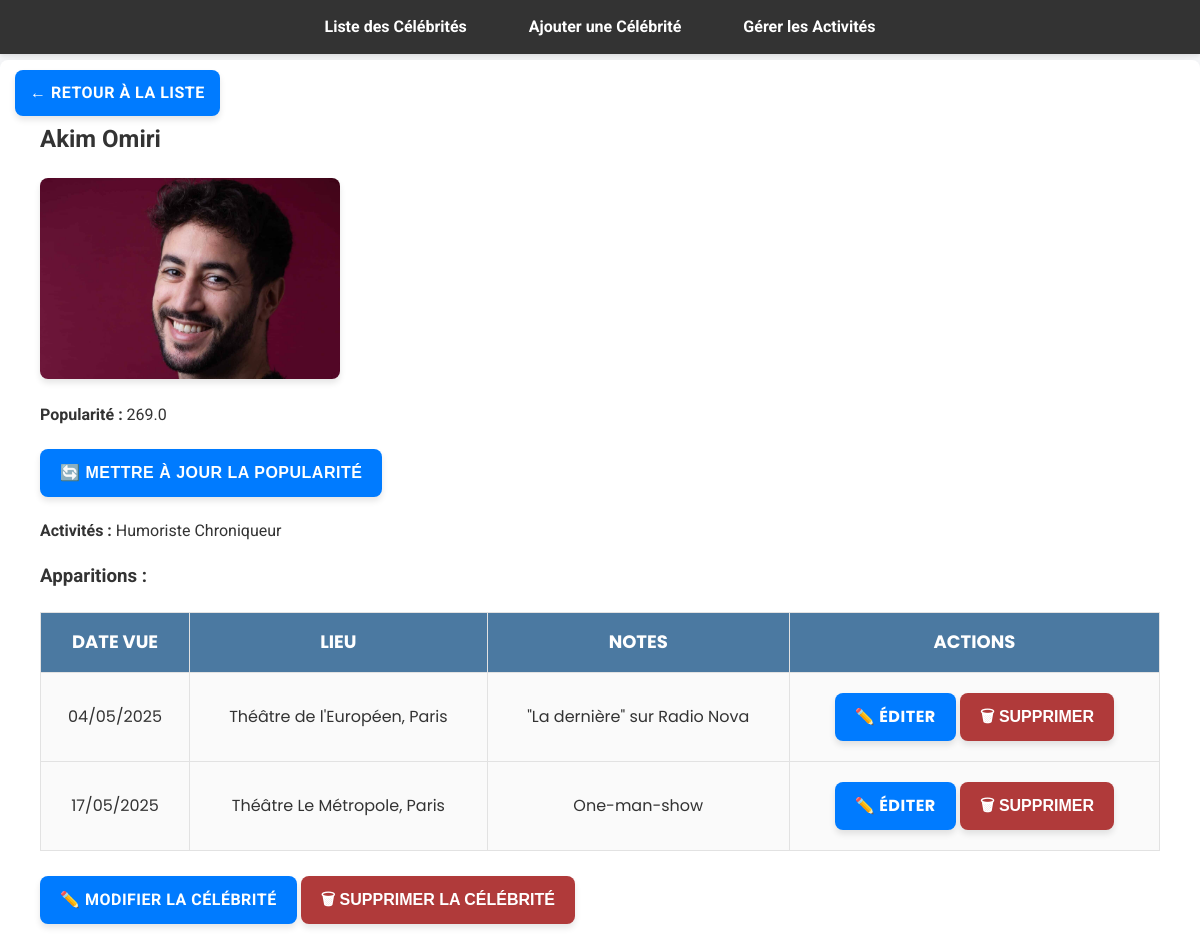
Screenshot of /celebs/celebrity/327/ with the database file from the repository.
### celebs/models.py (models this page shows, shortened)
class Celebrity(models.Model):
    name = models.CharField(max_length=255)
    popularity_score = models.FloatField(default=0)
    image = models.ImageField(upload_to="celebs/", blank=True, null=True)
    activities = models.ManyToManyField(Activity, blank=False)

class Activity(models.Model):
    name = models.CharField(max_length=100, unique=True)
    category = models.ForeignKey(Category, on_delete=models.SET_NULL, null=True)

class CelebritySighting(models.Model):
    celebrity = models.ForeignKey(Celebrity, on_delete=models.CASCADE, related_name='sightings')
    date_seen = models.DateField(null=True, blank=True)
    location = models.CharField(max_length=255, blank=True, null=True)
    notes = models.TextField(blank=True, null=True)

### celebs/views.py (the view)
# urls.py: path('celebrity/<int:celeb_id>/', views.celebrity_detail, name='celebrity_detail'),
def celebrity_detail(request, celeb_id):
    celebrity = get_object_or_404(Celebrity, id=celeb_id)
    return render(request, "celebs/celebrity_detail.html", {"celebrity": celebrity})

### templates/celebs/celebrity_detail.html (shortened to what this page needs)
{% extends "base.html" %}
{% block content %}
<a href="{% url 'celebrity_list' %}" class="back-button">← Retour à la liste</a>
<div class="container">
  <h2>{{ celebrity.name }}</h2>
  {% if celebrity.image %}
    <div class="celeb-image-container">
      <img src="{{ celebrity.image.url }}" alt="{{ celebrity.name }}" class="celeb-image">
    </div>
  {% endif %}
  <p><strong>Popularité :</strong> {{ celebrity.popularity_score }}</p>
    <form method="post" action="{% url 'update_popularity' celebrity.id %}" style="display:inline;">
      <button type="submit" class="btn">🔄 Mettre à jour la popularité</button>
    </form>
  <p><strong>Activités :</strong>
    {% for activity in celebrity.activities.all %}
      <span class="tag">{{ activity.name }}</span>
    {% empty %}
      <span class="tag">Aucune</span>
    {% endfor %}
  </p>
  <h3>Apparitions :</h3>
  <table class="celebrity-table">
    <thead>
      <tr>
        <th>Date vue</th>
        <th>Lieu</th>
        <th>Notes</th>
        <th>Actions</th>
      </tr>
    </thead>
    <tbody>
      {% for sighting in celebrity.sightings.all %}
        <tr>
          <td>{{ sighting.date_seen|date:"d/m/Y"|default:"-" }}</td>
          <td>{{ sighting.location|default:"-" }}</td>
          <td>{{ sighting.notes|default:"Aucune note" }}</td>
          <td>
            <a href="{% url 'edit_celebrity_sighting' sighting.id %}" class="btn edit-btn">✏️ Éditer</a>
            <form method="post" action="{% url 'delete_celebrity_sighting' sighting.id %}" style="display:inline;">
              <button type="submit" class="delete-btn" onclick="return confirm('Supprimer cette apparition ?');">
                🗑 Supprimer
              </button>
            </form>
          </td>
        </tr>
      {% endfor %}
    </tbody>
  </table>
  <form method="post" action="{% url 'celebrity_delete' celebrity.id %}" style="margin-top: 20px;">
    <a href="{% url 'celebrity_edit' celebrity.id %}" class="btn">✏️ Modifier la célébrité</a>
    <button type="submit" class="delete-button" onclick="return confirm('Supprimer cette célébrité ?');">
      🗑 Supprimer la célébrité
    </button>
  </form>
</div>
{% endblock %}

### static/css/style.css (style rules this page uses)
:root { --primary-color: #b03a3a; --secondary-color: #007bff; --background-color: #f8f9fb; --text-color: #333; --hover-color: #0056b3; --shadow-color: rgba(0, 0, 0, 0.1); --border-radius: 8px; }
body { font-family: 'Roboto', sans-serif; background-color: var(--background-color); color: var(--text-color); margin: 0; padding: 0; line-height: 1.6; }
.container { max-width: 100%; margin: 40px auto; padding: 40px; background: #ffffff; border-radius: var(--border-radius); box-shadow: 0 4px 20px var(--shadow-color); transition: all 0.3s ease; position: relative; overflow: hidden; }
table { width: 100%; border-collapse: collapse; margin-top: 20px; font-family: 'Poppins', sans-serif; animation: slideIn 0.5s ease-in-out; }
th, td { padding: 15px; border: 1px solid #e2e2e2; text-align: center; font-size: 16px; }
th { background-color: #4b79a1; color: white; font-size: 18px; text-transform: uppercase; cursor: pointer; }
td { background-color: #fafafa; }
td a { text-decoration: none; color: var(--secondary-color); font-weight: 600; transition: color 0.3s ease; }
button, .btn { background-color: var(--primary-color); color: white; padding: 12px 20px; border-radius: var(--border-radius); text-transform: uppercase; font-weight: bold; cursor: pointer; border: none; transition: background-color 0.3s ease, transform 0.3s ease; box-shadow: 0 4px 6px var(--shadow-color); display: inline-block; margin: 5px 0; }
.delete-button { width: auto; background-color: var(--primary-color); }
.celeb-image { width: 100%; max-width: 500px; height: auto; object-fit: cover; border-radius: var(--border-radius); transition: transform 0.3s ease; box-shadow: 0 4px 6px var(--shadow-color); }
.btn { background-color: var(--secondary-color); color: white; padding: 12px 20px; border-radius: var(--border-radius); text-decoration: none; font-weight: bold; text-transform: uppercase; letter-spacing: 0.5px; transition: background-color 0.3s, transform 0.3s; box-shadow: 0 4px 6px var(--shadow-color); }
.back-button { position: fixed; top: 70px; left: 15px; background-color: var(--secondary-color); color: white; padding: 10px 15px; border-radius: var(--border-radius); text-decoration: none; font-weight: bold; text-transform: uppercase; letter-spacing: 0.5px; transition: background-color 0.3s, transform 0.3s; box-shadow: 0 4px 6px var(--shadow-color); z-index: 1001; }
.celeb-image-container { margin: 10px 0; width: 300px; height: auto; text-align: center; }
button, input[type="submit"], .btn { padding: 12px 20px; font-size: 16px; line-height: 1.2; height: 48px; box-sizing: border-box; display: inline-flex; align-items: center; justify-content: center; }

### rows the page displays
Celebrity: name "Akim Omiri", image (picture), popularity_score "269.0"
Activity: name "Humoriste"
Activity: name "Chroniqueur"
CelebritySighting: date_seen "04/05/2025", location "Théâtre de l'Européen, Paris", notes "\"La dernière\" sur Radio Nova"
CelebritySighting: date_seen "17/05/2025", location "Théâtre Le Métropole, Paris", notes "One-man-show"
